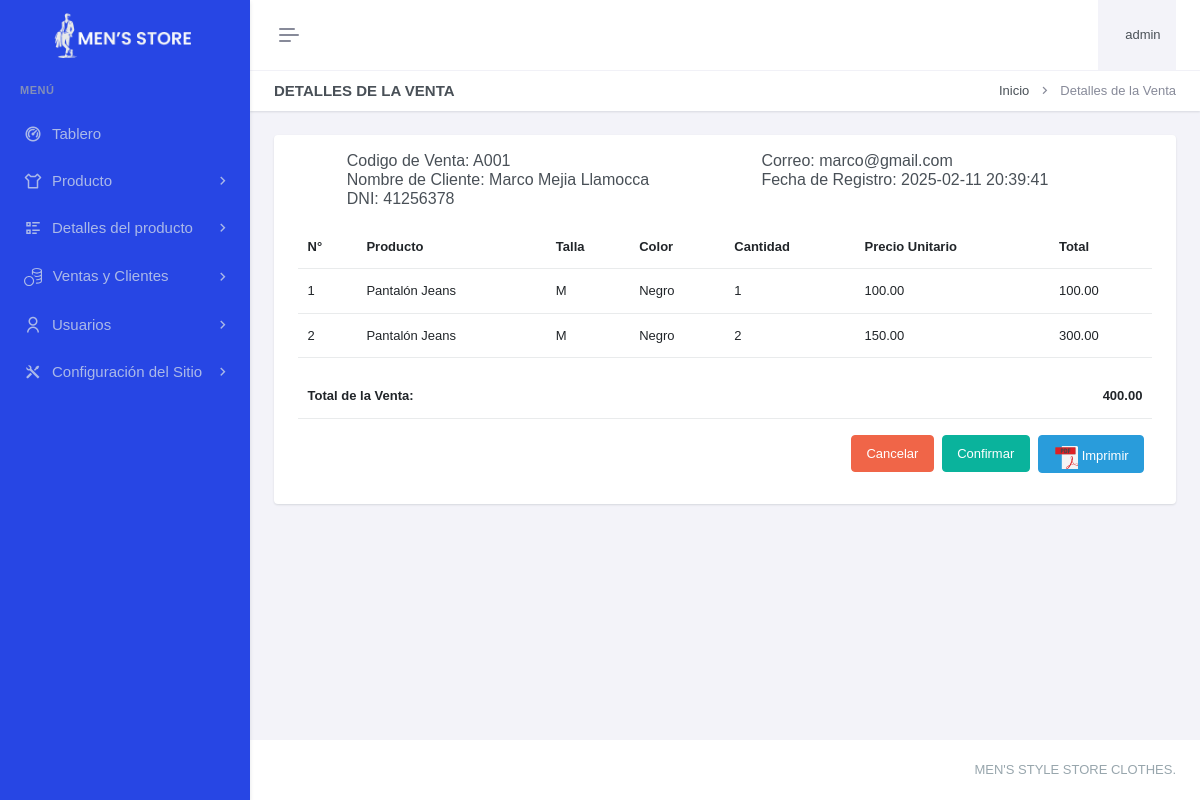
The app's page /paneladministrador/ventasclientes/ventas/ver-detalles-venta.php?venId=A001 (signed in), older data.
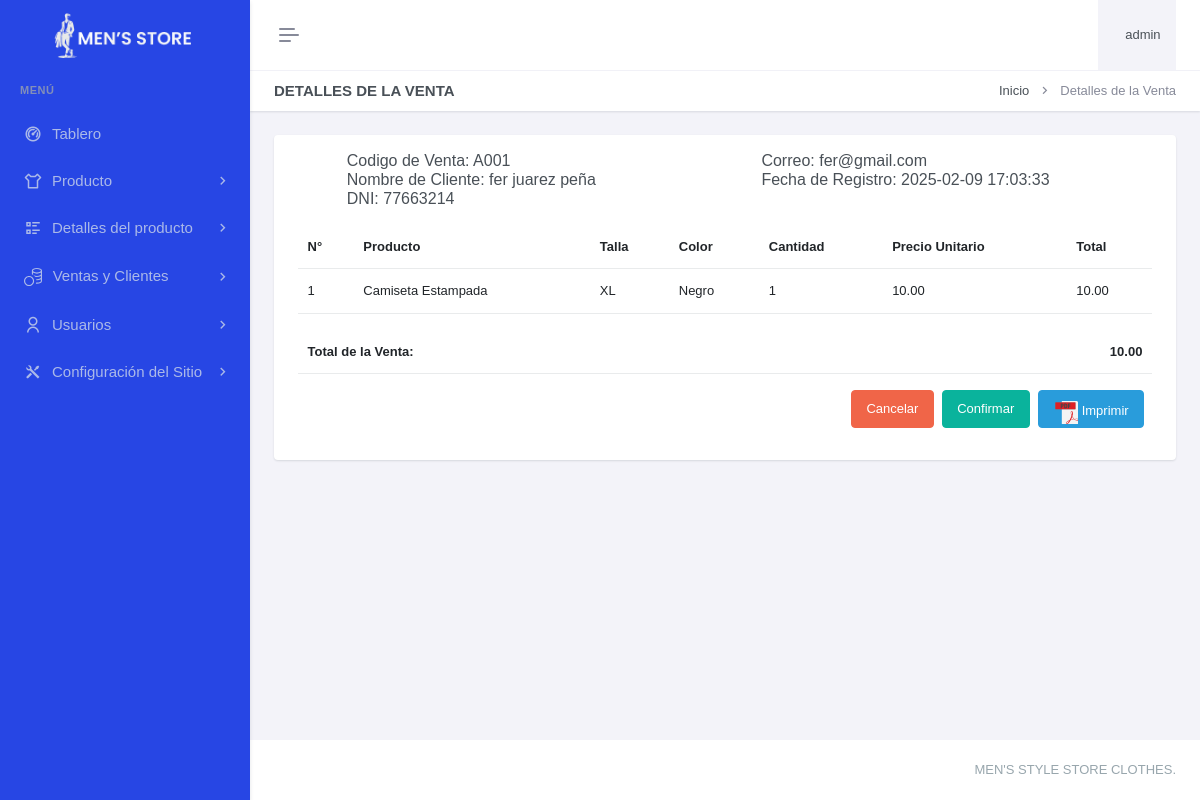
The same page, newer data.
### tables this page shows
CREATE TABLE `cliente` (
  `cliId` int(11) NOT NULL,
  `cliDni` char(8) NOT NULL,
  `cliNombre` varchar(100) DEFAULT NULL,
  `cliApellidoPaterno` varchar(100) DEFAULT NULL,
  `cliApellidoMaterno` varchar(100) DEFAULT NULL,
  `cliCorreo` varchar(150) DEFAULT NULL,
  `cliFechaRegis` datetime DEFAULT current_timestamp() ON UPDATE current_timestamp(),
  `cliFechaNacimiento` date DEFAULT NULL,
  `cliDireccion` varchar(255) DEFAULT NULL
);

CREATE TABLE `ventas` (
  `venId` varchar(4) NOT NULL,
  `cliId` int(11) DEFAULT NULL,
  `venFechaRegis` datetime DEFAULT current_timestamp() ON UPDATE current_timestamp(),
  `estVenId` int(11) DEFAULT NULL
);

CREATE TABLE `detalleventa` (
  `detVenId` int(11) NOT NULL,
  `venId` varchar(4) NOT NULL,
  `stoId` int(11) DEFAULT NULL,
  `detVenCantidad` int(11) DEFAULT NULL,
  `detVenPrecio` decimal(8,2) DEFAULT NULL,
  `detVenFechaRegis` datetime DEFAULT current_timestamp() ON UPDATE current_timestamp()
);

### paneladministrador/ventasclientes/ventas/ver-detalles-venta.php (the view, shortened to what the changed rows need)
<?php
include "../../header.php";
include "../../sidebar.php";
$venId = $_GET['venId'] ?? '';
$queryFecha = "SELECT venFechaRegis, venId FROM ventas WHERE venId = '$venId'";
$resultFecha = mysqli_query($con, $queryFecha);
$fechaVenta = mysqli_fetch_assoc($resultFecha);
$queryCliente = "SELECT CONCAT(cliNombre, ' ', cliApellidoPaterno, ' ', cliApellidoMaterno) AS NombreCompleto
                    FROM cliente
                    WHERE cliId = (SELECT cliId FROM ventas WHERE venId = '$venId')";
$resultCliente = mysqli_query($con, $queryCliente);
$nombrecliente = mysqli_fetch_assoc($resultCliente);
$queryDni = "SELECT cliDni, cliCorreo FROM cliente WHERE cliId = (SELECT cliId FROM ventas WHERE venId = '$venId')";
$resultDni = mysqli_query($con, $queryDni);
$dni = mysqli_fetch_assoc($resultDni);
$queryTotal = "SELECT SUM(detVenPrecio * detVenCantidad) AS total FROM detalleventa WHERE venId = '$venId'";
$resultTotal = mysqli_query($con, $queryTotal);
$totalVenta = mysqli_fetch_assoc($resultTotal);
$queryProductos = "SELECT p.proNombre, c.colNombre, t.talNombre, SUM(d.detVenCantidad) AS totalCantidad,
    d.detVenPrecio, SUM(d.detVenCantidad * d.detVenPrecio) AS totalPrecio, d.detVenId
FROM ventas v
INNER JOIN detalleventa d ON v.venId = d.venId
INNER JOIN stock s ON s.stoId = d.stoId
INNER JOIN talla t ON s.talId = t.talId
INNER JOIN color c ON c.colId = s.colId
INNER JOIN producto p ON p.proId = s.proId
WHERE v.venId = '$venId'
GROUP BY p.proNombre, c.colNombre, t.talNombre, d.detVenPrecio;";
$resultProductos = mysqli_query($con, $queryProductos);
$productos = mysqli_fetch_all($resultProductos, MYSQLI_ASSOC);
?>
<?php
include "../../footer.php";
?>
<div class="main-content">
    <div class="page-content">
        <div class="container-fluid">
            <div class="row">
                <div class="col-12">
                    <div class="card">
                    <div class="container">
                        <div class="row justify-content-evenly my-3">
                            <div class="col-5">
                                <h3 class="card-title mb-0">Codigo de Venta: <?php echo htmlspecialchars($fechaVenta['venId']); ?></h3>
                                <h3 class="card-title mb-0">Nombre de Cliente: <?php echo htmlspecialchars($nombrecliente['NombreCompleto']); ?></h3>
                                <h3 class="card-title mb-0">DNI: <?php echo htmlspecialchars($dni['cliDni']); ?></h3>
                            </div>
                            <div class="col-5">
                                <h3 class="card-title mb-0">Correo: <?php echo htmlspecialchars($dni['cliCorreo']);?></h3>
                                <h3 class="card-title mb-0">Fecha de Registro: <?php echo htmlspecialchars($fechaVenta['venFechaRegis']);?></h3>
                            </div>
                        </div>
                        <table class="table table-hover my-3">
                            <thead>
                                <tr>
                                    <th>N°</th>
                                    <th>Producto</th>
                                    <th>Talla</th>
                                    <th>Color</th>
                                    <th>Cantidad</th>
                                    <th>Precio Unitario</th>
                                    <th>Total</th>
                                </tr>
                            </thead>
                            <tbody>
                            <?php if ($productos):
                                $contador = 1;
                                foreach ($productos as $producto): ?>
                                    <tr>
                                        <td><?php echo $contador++; ?></td>
                                        <td><?php echo htmlspecialchars($producto['proNombre']); ?></td>
                                        <td><?php echo htmlspecialchars($producto['talNombre']); ?></td>
                                        <td><?php echo htmlspecialchars($producto['colNombre']); ?></td>
                                        <td><?php echo htmlspecialchars($producto['totalCantidad']); ?></td>
                                        <td><?php echo htmlspecialchars($producto['detVenPrecio']); ?></td>
                                        <td><?php echo htmlspecialchars($producto['totalPrecio']); ?></td>
                                    </tr>
                            <?php endforeach; ?>
                            <?php else: ?>
                                <tr>
                                    <td colspan="8" class="text-center">No se encontraron detalles para esta venta.</td>
                                </tr>
                            <?php endif; ?>
                            </tbody>
                        </table>
                        <table class="table">
                            <thead>
                                <tr>
                                    <th>Total de la Venta:</th>
                                    <th class="text-end col-9"><?php echo htmlspecialchars($totalVenta['total']); ?></th>
                                </tr>
                            </thead>
                        </table>
                    </div>
                </div>
            </div>
        </div>
    </div>
</div>
<?php include "../../footer.php"; ?>

Row changes from the older to the newer data that the page shows:
removed cliente: cliDni "41256378", cliCorreo "marco@gmail.com"
removed detalleventa: proNombre "Pantalón Jeans", talNombre "M", colNombre "Negro", totalCantidad "1", detVenPrecio "100.00", totalPrecio "100.00"
removed detalleventa: proNombre "Pantalón Jeans", talNombre "M", colNombre "Negro", totalCantidad "2", detVenPrecio "150.00", totalPrecio "300.00"
changed ventas "A001": venFechaRegis "2025-02-11 20:39:41" → "2025-02-09 17:03:33"
now on this page (row edited): cliente: cliDni "77663214", cliCorreo "fer@gmail.com"
added detalleventa: proNombre "Camiseta Estampada", talNombre "XL", colNombre "Negro", totalCantidad "1", detVenPrecio "10.00", totalPrecio "10.00"
Text that changed along with them:
$nombrecliente['NombreCompleto']: "Marco Mejia Llamocca" → "fer juarez peña"
$totalVenta['total']: "400.00" → "10.00"
